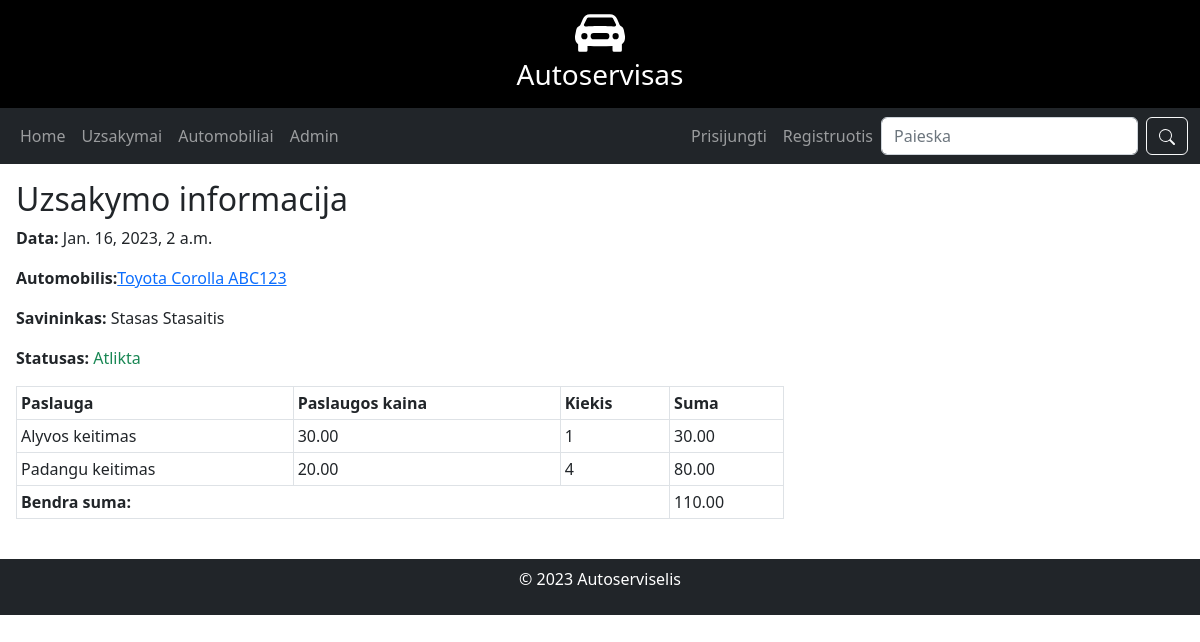
Screenshot of /autoservice/uzsakymai/1 with the database file from the repository.
### autoservice/models.py (models this page shows, shortened)
class Uzsakymas(models.Model):
    data = models.DateTimeField("Data")
    automobilis = models.ForeignKey("Automobilis", on_delete=models.CASCADE)
    vartotojas = models.ForeignKey(User, on_delete=models.SET_NULL, null=True, blank=True)
    grazinimo_data = models.DateField("Grazinimo data")
    STATUSAS = (
        ('a', 'Atlikta'),
        ('p', 'Patvirtinta'),
        ('v', 'Vykdoma'),
        ('t', 'Atsaukta'),
    )
    statusas = models.CharField(max_length=1, choices=STATUSAS, default="p", blank=True, help_text="Statusas")
    def display_suma(self):
        sum = 0
        for eilute in self.eilutes.all():
            sum += eilute.display_kaina()
        return sum
    display_suma.short_description = 'Suma'
    class Meta:
        verbose_name = "Uzsakymas"
        verbose_name_plural = "Uzsakymai"

class Automobilis(models.Model):
    valstybinis_nr = models.CharField("Valstybinis numeris", max_length=200, help_text="Valstybinis numeris")
    automobilis = models.ForeignKey("AutomobilioModelis", on_delete=models.SET_NULL, null=True)
    vin_kodas = models.CharField("VIN kodas", max_length=200, help_text="VIN kodas")
    klientas = models.CharField("Klientas", max_length=200, help_text="Klientas")
    cover = models.ImageField('Nuotrauka', upload_to='foto', null=True, blank=True)
    def __str__(self):
        return f"{self.automobilis} {self.valstybinis_nr}"
    class Meta:
        verbose_name = "Automobilis"
        verbose_name_plural = "Automobiliai"

class AutomobilioModelis(models.Model):
    marke = models.CharField("Marke", max_length=200, help_text="Automobilio marke")
    modelis = models.CharField("Modelis", max_length=200, help_text="Automobilio modelis")
    def __str__(self):
        return f"{self.marke} {self.modelis}"
    class Meta:
        verbose_name = "Automobilio modelis"
        verbose_name_plural = "Automobilio modeliai"

class UzsakymoEilute(models.Model):
    paslauga = models.ForeignKey("Paslauga", on_delete=models.CASCADE)
    uzsakymas = models.ForeignKey("Uzsakymas", on_delete=models.CASCADE, related_name="eilutes")
    kiekis = models.IntegerField("Kiekis", help_text="Kiekis")
    def display_kaina(self):
        return self.kiekis * self.paslauga.kaina
    display_kaina.short_description = 'Kaina'
    class Meta:
        verbose_name = "Uzsakymo eilute"
        verbose_name_plural = "Uzsakymo eilutes"

class Paslauga(models.Model):
    pavadinimas = models.CharField("Pavadinimas", max_length=200, help_text="Paslaugos pavadinimas")
    kaina = models.DecimalField("Kaina", decimal_places=2, max_digits=100)
    def __str__(self):
        return f"{self.pavadinimas}"
    class Meta:
        verbose_name = "Paslauga"
        verbose_name_plural = "Paslaugos"

### autoservice/views.py (the view)
# urls.py: path('uzsakymai/<int:pk>', views.UzsakymaiDetailView.as_view(), name='uzsakymas'),
class UzsakymaiDetailView(generic.DetailView):
    model = Uzsakymas
    template_name = "uzsakymas.html"
    context_object_name = "uzsakymas"

### autoservice/templates/uzsakymas.html (shortened to what this page needs)
{% extends "base.html" %}
{% block content %}
<h2>Uzsakymo informacija</h2>
<p><b>Data:</b> {{ uzsakymas.data }}</p>
<p><b>Automobilis:</b><a href="{% url 'automobilis' uzsakymas.automobilis.id %}">{{ uzsakymas.automobilis }}</a></p>
<p><b>Savininkas:</b> {{ uzsakymas.automobilis.klientas }}</p>
<p><b>Statusas:</b><span class="{% if uzsakymas.statusas == 'a' %}text-success{% elif uzsakymas.status == 't' %}text-danger{% else %}text-warning{% endif %}"> {{ uzsakymas.get_statusas_display }} </span></p>
<table class="table table-bordered table-sm">
    <thead>
      <tr>
        <th><b>Paslauga</b></th>
        <th><b>Paslaugos kaina</b></th>
        <th><b>Kiekis</b></th>
          <th><b>Suma</b></th>
      </tr>
    </thead>
    <tbody>
    {% for eilute in uzsakymas.eilutes.all %}
      <tr>
        <td>{{eilute.paslauga}}</td>
        <td>{{eilute.paslauga.kaina}}</td>
        <td>{{eilute.kiekis}}</td>
          <td>{{eilute.display_kaina}}</td>
      </tr>
    {% endfor %}
      <tr>
        <td colspan = 3><b>Bendra suma:</b></td>
          <td>{{ uzsakymas.display_suma }}</td>
      </tr>
    </tbody>
  </table>
{% endblock %}

### rows the page displays
Uzsakymas: data "Jan. 16, 2023, 2 a.m.", automobilis "Toyota Corolla ABC123", automobilis.klientas "Stasas Stasaitis", statusas "Atlikta", display_suma "110.00"
UzsakymoEilute: paslauga "Alyvos keitimas", paslauga.kaina "30.00", kiekis "1", display_kaina "30.00"
UzsakymoEilute: paslauga "Padangu keitimas", paslauga.kaina "20.00", kiekis "4", display_kaina "80.00"
